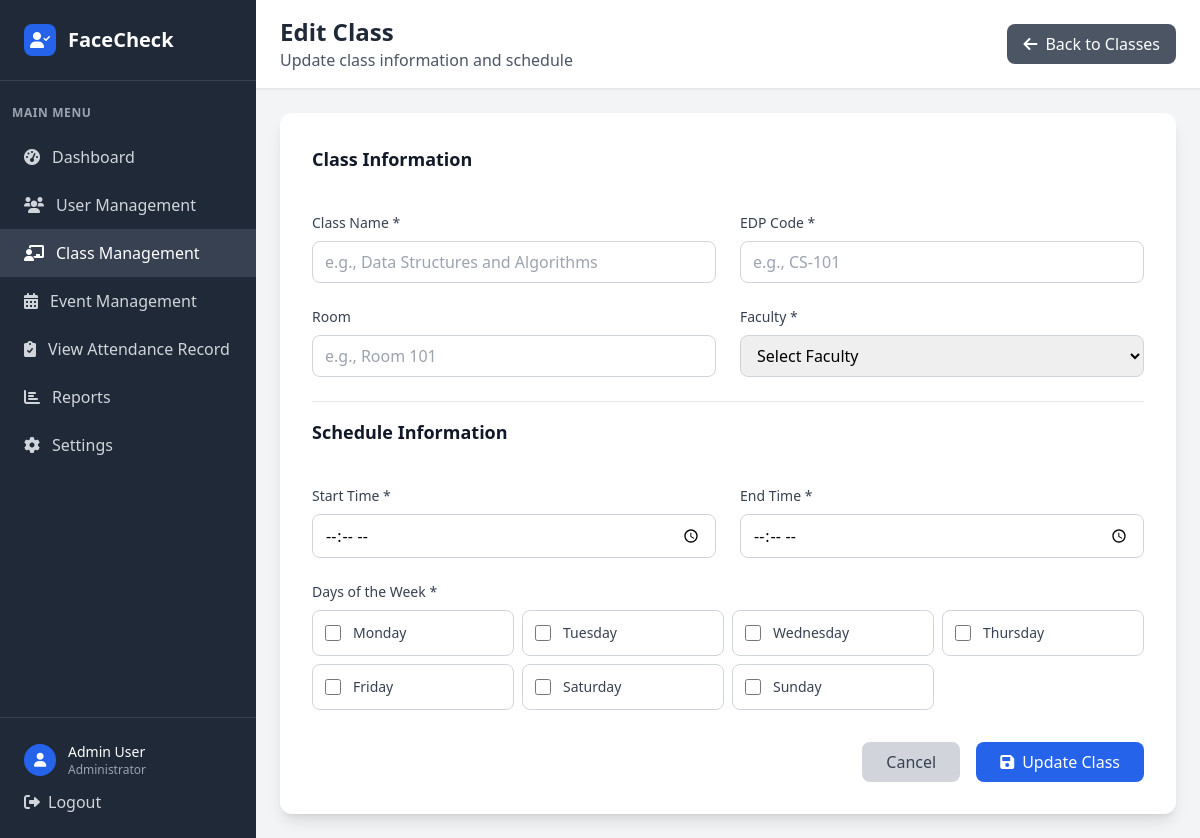
The page /admin/classes/6/edit (signed in) on the database as committed earlier.
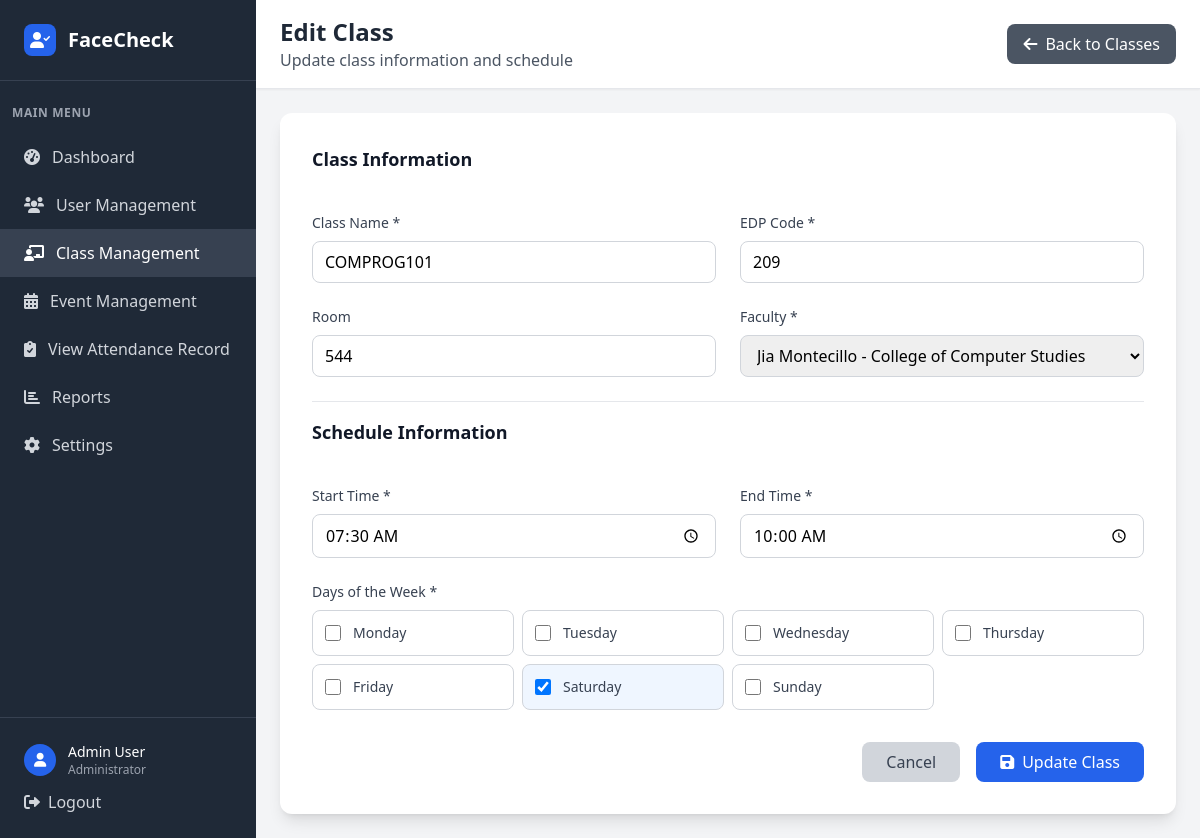
The same page on the database as committed later.
### tables this page shows
CREATE TABLE days (
            day_id INTEGER PRIMARY KEY AUTOINCREMENT,
            day_name VARCHAR(10) NOT NULL UNIQUE
        );

CREATE TABLE class (
            class_id INTEGER PRIMARY KEY AUTOINCREMENT,
            class_name VARCHAR(20) NOT NULL,
            edpcode VARCHAR(20) NOT NULL UNIQUE,
            start_time TIME,
            end_time TIME,
            room VARCHAR(10),
            faculty_id INTEGER NOT NULL,
            FOREIGN KEY (faculty_id) REFERENCES faculty(faculty_id)
        );

CREATE TABLE user (
            user_id INTEGER PRIMARY KEY AUTOINCREMENT,
            idno VARCHAR(20) NOT NULL UNIQUE,
            firstname VARCHAR(50) NOT NULL,
            lastname VARCHAR(50) NOT NULL,
            role VARCHAR(10) NOT NULL CHECK (role IN ('admin', 'faculty', 'student')),
            password VARCHAR(255) NOT NULL,
            created_at DATETIME DEFAULT CURRENT_TIMESTAMP,
            is_active BOOLEAN DEFAULT 1,
            dept_id INTEGER,
            FOREIGN KEY (dept_id) REFERENCES department(dept_id)
        );

### app.py (the view, shortened to what this page needs)
@app.route('/admin/classes/<int:class_id>/edit', methods=['GET', 'POST'])
def edit_class(class_id):
    if 'user_id' not in session or session['role'] != 'admin':
        return redirect(url_for('login'))
    conn = get_db_connection()
    class_info = conn.execute('''
        SELECT c.*, u.firstname, u.lastname, d.dept_name
        FROM class c
        JOIN faculty f ON c.faculty_id = f.faculty_id
        JOIN user u ON f.user_id = u.user_id
        LEFT JOIN department d ON u.dept_id = d.dept_id
        WHERE c.class_id = ?
    ''', (class_id,)).fetchone()
    class_days = conn.execute('SELECT day_id FROM class_days WHERE class_id = ?', (class_id,)).fetchall()
    class_day_ids = [day['day_id'] for day in class_days]
    faculty = conn.execute('''
        SELECT f.faculty_id, u.firstname, u.lastname, d.dept_name
        FROM faculty f
        JOIN user u ON f.user_id = u.user_id
        LEFT JOIN department d ON u.dept_id = d.dept_id
        WHERE u.is_active = 1
        ORDER BY u.firstname, u.lastname
    ''').fetchall()
    days = conn.execute('SELECT * FROM days ORDER BY day_id').fetchall()
    conn.close()
    return render_template('edit_class.html', class_info=class_info, faculty=faculty, days=days, class_day_ids=class_day_ids)

### app.py (called while the page is built)
def get_db_connection():
    try:
        conn = sqlite3.connect('facecheck.db', timeout=30.0)
        conn.row_factory = sqlite3.Row
        conn.execute('PRAGMA foreign_keys = ON')
        try:
            cur = conn.cursor()
            cur.execute("PRAGMA table_info(faculty)")
            columns = [row[1] for row in cur.fetchall()]
            if 'attendance_image' not in columns:
                cur.execute("ALTER TABLE faculty ADD COLUMN attendance_image VARCHAR(255)")
                conn.commit()
        except Exception:
            pass
        return conn
    except sqlite3.Error as e:
        print(f"Database connection error: {e}")
        raise

### templates/edit_class.html (shortened to what the changed rows need)
<!DOCTYPE html>
<html lang="en">
<head>
    <script src="https://cdn.tailwindcss.com"></script>
    <link href="https://cdnjs.cloudflare.com/ajax/libs/font-awesome/6.0.0/css/all.min.css" rel="stylesheet">
</head>
<body class="bg-gray-100">
    <div class="flex h-screen">
        <div class="w-64 bg-gray-800 text-white">
            <div class="p-6 border-b border-gray-700">
                <div class="flex items-center">
                    <h1 class="text-xl font-bold">FaceCheck</h1>
                </div>
            </div>
        </div>
        <div class="flex-1 flex flex-col overflow-hidden">
            <header class="bg-white shadow-sm border-b border-gray-200">
                <div class="px-6 py-4">
                    <div class="flex items-center justify-between">
                        <div>
                            <h2 class="text-2xl font-bold text-gray-800">Edit Class</h2>
                        </div>
                    </div>
                </div>
            </header>
            <main class="flex-1 overflow-y-auto p-6">
                <div class="max-w-4xl mx-auto">
                    <form method="POST" class="bg-white rounded-xl shadow-lg p-8">
                        <div class="grid grid-cols-1 md:grid-cols-2 gap-6">
                            <div>
                                <label for="class_name" class="block text-sm font-medium text-gray-700 mb-2">Class Name *</label>
                                <input type="text" id="class_name" name="class_name" required
                                       value="{{ class_info.class_name }}"
                                       class="w-full px-3 py-2 border border-gray-300 rounded-lg focus:ring-2 focus:ring-blue-500 focus:border-blue-500"
                                       placeholder="e.g., Data Structures and Algorithms">
                            </div>
                            <div>
                                <label for="edpcode" class="block text-sm font-medium text-gray-700 mb-2">EDP Code *</label>
                                <input type="text" id="edpcode" name="edpcode" required
                                       value="{{ class_info.edpcode }}"
                                       class="w-full px-3 py-2 border border-gray-300 rounded-lg focus:ring-2 focus:ring-blue-500 focus:border-blue-500"
                                       placeholder="e.g., CS-101">
                            </div>
                            <div>
                                <label for="room" class="block text-sm font-medium text-gray-700 mb-2">Room</label>
                                <input type="text" id="room" name="room"
                                       value="{{ class_info.room or '' }}"
                                       class="w-full px-3 py-2 border border-gray-300 rounded-lg focus:ring-2 focus:ring-blue-500 focus:border-blue-500"
                                       placeholder="e.g., Room 101">
                            </div>
                            <div>
                                <label for="faculty_id" class="block text-sm font-medium text-gray-700 mb-2">Faculty *</label>
                                <select id="faculty_id" name="faculty_id" required
                                        class="w-full px-3 py-2 border border-gray-300 rounded-lg focus:ring-2 focus:ring-blue-500 focus:border-blue-500">
                                    <option value="">Select Faculty</option>
                                    {% for faculty_member in faculty %}
                                    <option value="{{ faculty_member.faculty_id }}"
                                            {% if faculty_member.faculty_id == class_info.faculty_id %}selected{% endif %}>
                                        {{ faculty_member.firstname }} {{ faculty_member.lastname }}
                                    </option>
                                    {% endfor %}
                                </select>
                            </div>
                            <div>
                                <label for="start_time" class="block text-sm font-medium text-gray-700 mb-2">Start Time *</label>
                                <input type="time" id="start_time" name="start_time" required
                                       value="{{ class_info.start_time }}"
                                       class="w-full px-3 py-2 border border-gray-300 rounded-lg focus:ring-2 focus:ring-blue-500 focus:border-blue-500">
                            </div>
                            <div>
                                <label for="end_time" class="block text-sm font-medium text-gray-700 mb-2">End Time *</label>
                                <input type="time" id="end_time" name="end_time" required
                                       value="{{ class_info.end_time }}"
                                       class="w-full px-3 py-2 border border-gray-300 rounded-lg focus:ring-2 focus:ring-blue-500 focus:border-blue-500">
                            </div>
                            <div class="md:col-span-2">
                                <div class="grid grid-cols-2 md:grid-cols-4 gap-2">
                                    {% for day in days %}
                                    <label class="flex items-center p-3 border border-gray-300 rounded-lg hover:bg-gray-50 cursor-pointer
                                                  {% if day.day_id in class_day_ids %}bg-blue-50 border-blue-300{% endif %}">
                                        <input type="checkbox" name="days" value="{{ day.day_id }}"
                                               {% if day.day_id in class_day_ids %}checked{% endif %}
                                               class="mr-3 h-4 w-4 text-blue-600 focus:ring-blue-500 border-gray-300 rounded">
                                        <span class="text-sm text-gray-700">{{ day.day_name }}</span>
                                    </label>
                                    {% endfor %}
                                </div>
                            </div>
                        </div>
                    </form>
                </div>
            </main>
        </div>
    </div>
</body>
</html>

Rows that differ between the two databases and show on the page:
added class: class_name "COMPROG101", edpcode "209", room "544", faculty_id "Jia Montecillo - College of Computer Studies", start_time "07:30", end_time "10:00"
computed for days "Saturday": day_id "☐" → "☑"
Other text that changed with them:
form field faculty_id: "Select Faculty" → (not shown)
